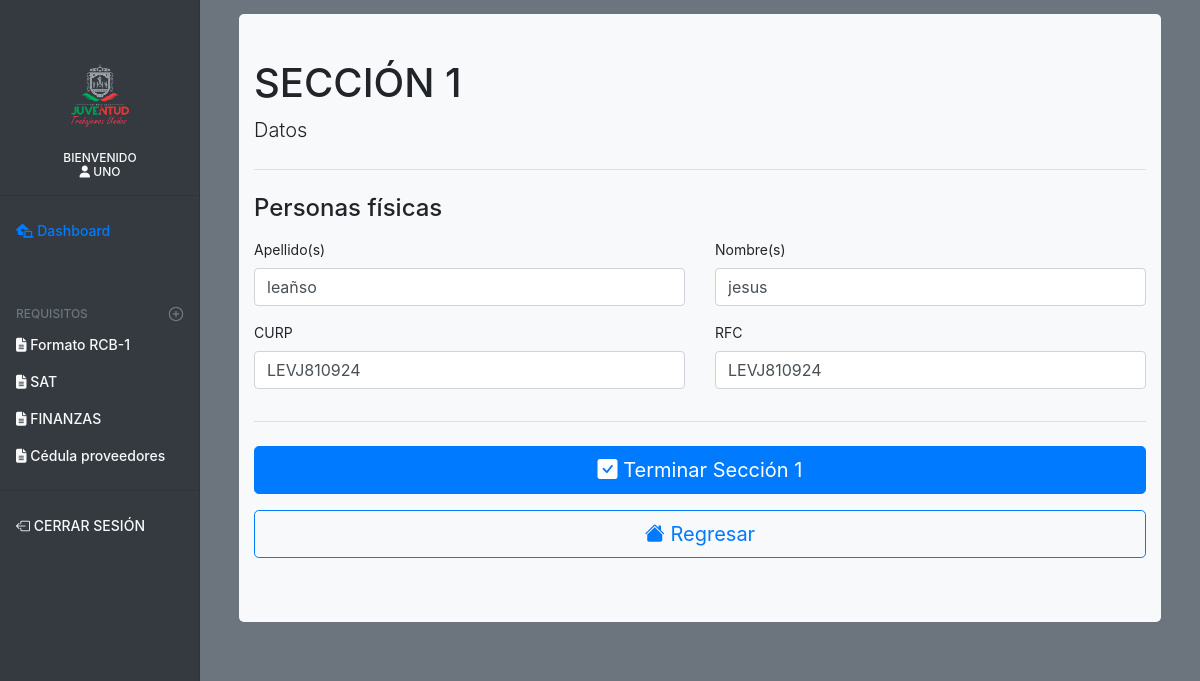
/dashboard/editar_seccion1.php (signed in), run on the app's committed database.
### tables this page shows
CREATE TABLE `datos` (
  `id` int(11) NOT NULL,
  `id_ext` int(11) NOT NULL,
  `fisc_apellido` varchar(100) DEFAULT NULL,
  `fisc_nombre` varchar(70) DEFAULT NULL,
  `fisc_curp` varchar(20) DEFAULT NULL,
  `rfc` varchar(50) DEFAULT NULL,
  `moral_razon` varchar(100) DEFAULT NULL,
  `moral_denominacion` varchar(100) DEFAULT NULL,
  `moral_archivo_acta` varchar(300) DEFAULT NULL,
  `tipo_usr` int(11) NOT NULL,
  `validacion` int(11) NOT NULL
);

### dashboard/editar_seccion1.php (the view, shortened to what this page needs)
<?php
include('prcd/conn.php');
    $id = $_SESSION['id'];
    $nombre = $_SESSION['nombre'];
?>
<!doctype html>
<html lang="es">
  <head>
    <link rel="stylesheet" href="https://cdn.jsdelivr.net/npm/bootstrap-icons@1.3.0/font/bootstrap-icons.css">
    <link href="css/bootstrap.css" rel="stylesheet">
    <link href="css/form-validation.css" rel="stylesheet">
    <link href="css/dashboard.css" rel="stylesheet">
  </head>
  <body class="bg-secondary">
<div class="container-fluid">
  <div class="row">
    <nav id="sidebarMenu" class="col-md-3 col-lg-2 d-md-block bg-dark sidebar collapse">
      <div class="sidebar-sticky pt-3">
        <ul class="navbar-nav px-3 text-center">
            <li class="align-middle">
                   <img src="../img/logo.png" width="35%" class="" alt="" loading="lazy">
            </li>
        </ul>
        <h6 class="sidebar-heading d-flex justify-content-center text-center align-items-center px-3 mt-4 mb-1 text-muted text-light">
          <span class="text-light">
          bienvenido<br><i class="fas fa-user"></i>
            <?php
              echo utf8_encode($nombre);
            ?>
          </span>
        </h6>
          <hr>
        <ul class="nav flex-column">
           <li class="nav-item">
            <a class="nav-link active" href="dashboard.php">
              <i class="fas fa-laptop-house"></i>
              Dashboard <span class="sr-only">(current)</span>
            </a>
          </li>
          <h6 class="sidebar-heading d-flex justify-content-between align-items-center px-3 mt-4 mb-1 text-muted">
            <span>Requisitos</span>
            <a class="d-flex align-items-center text-muted" href="dashboard.php" aria-label="Add a new report">
              <span data-feather="plus-circle"></span>
            </a>
          </h6>
          <li class="nav-item">
            <a class="nav-link text-light" href="#">
              <i class="fas fa-file-alt"></i> Formato RCB-1
            </a>
          </li>
          <li class="nav-item">
            <a class="nav-link text-light" href="#">
              <i class="fas fa-file-alt"></i> SAT
            </a>
          </li>
          <li class="nav-item">
            <a class="nav-link text-light" href="#">
              <i class="fas fa-file-alt"></i> FINANZAS
            </a>
          </li>
          <li class="nav-item">
            <a class="nav-link text-light" href="#">
              <i class="fas fa-file-alt"></i> Cédula proveedores
            </a>
          </li>
          <li class="nav-item">
            <hr style="color: dimgrey;">
            <a class="nav-link text-light" href="prcd/sort.php"><i class="bi bi-box-arrow-left"></i> CERRAR SESIÓN</a>
          </li>
        </ul>
    </nav>
    <main role="main" class="col-md-9 ml-sm-auto col-lg-10 px-md-4 bg-secondary" style="background-color:#eaeef4; height:100%;">
      <div class="d-flex justify-content-between flex-wrap flex-md-nowrap align-items-center pt-3 mb-3 ">
      </div>
    <div class="container-fluid ">
      <div class="jumbotron jumbotron-fluid " style="background-color:#f8f9fa; width:100%;border-radius:5px;  margin-top:25px; padding-top:45px;">
        <div class="container-fluid">
          <h1 class="h1">SECCIÓN 1</h1>
          <p class="lead">Datos</p>
          <hr class="my-4">
      <?php
        $personas_fisicas = "SELECT * FROM datos WHERE id_ext = $id";
        $resultado_fisica= $conn->query($personas_fisicas);
        $row_fisica = $resultado_fisica->fetch_assoc();
      ?>
        <div class="row">
                <div class="col-md-12 order-md-1">
            <h4 class="mb-3">Personas físicas</h4>
            <form action="prcd/proceso_seccion_1.php" class="needs-validation" method="POST">
                <div class="row">
                <div class="col-md-6 mb-3">
                    <label for="firstName">Apellido(s)</label>
                    <input type="text" class="form-control" id="apellido" name="apellido" placeholder="" value="<?php echo $row_fisica['fisc_apellido'] ?>" required>
                </div>
                <div class="col-md-6 mb-3">
                    <label for="lastName">Nombre(s)</label>
                    <input type="text" class="form-control" id="nombre" name="nombre" placeholder="" value="<?php echo $row_fisica['fisc_nombre'] ?>" required>
                </div>
                <div class="col-md-6 mb-3">
                    <label for="firstName">CURP</label>
                    <input type="text" class="form-control" id="curp" name="curp" placeholder="" value="<?php echo $row_fisica['fisc_curp'] ?>" required>
                </div>
                <div class="col-md-6 mb-3">
                    <label for="lastName">RFC</label>
                    <input type="text" class="form-control" id="rfc" name="rfc" placeholder="" value="<?php echo $row_fisica['rfc'] ?>" required>
                </div>
                </div>
                <hr class="mb-4">
                <p><button class="btn btn-primary btn-lg btn-block" type="button" data-bs-toggle="modal" data-bs-target="#exampleModal"><i class="bi bi-check-square-fill"></i> Terminar Sección 1</button></p>
                <a type="button" class="btn btn-outline-primary btn-lg btn-block" href="seccion1_tipo.php"><i class="bi bi-house-fill"></i> Regresar</a>
            </form>
            </div>
        </div>
        </div>
      </div>
      </div>
    </main>
  </div>
</div>
        <script src="css/dashboard.js"></script></body>
</html>

### dashboard/css/dashboard.css (style rules this page uses)
body { font-size: .875rem; background-color:#eaeef4; }
.feather { width: 16px; height: 16px; vertical-align: text-bottom; }
.sidebar { position: fixed; top: 0; bottom: 0; left: 0; z-index: 100; padding: 48px 0 0; box-shadow: inset -1px 0 0 rgba(0, 0, 0, .1); }
.sidebar-sticky { position: relative; top: 0; height: calc(100vh - 48px); padding-top: .5rem; overflow-x: hidden; overflow-y: auto; }
.sidebar .nav-link { font-weight: 500; color: #333; }
.sidebar .nav-link.active { color: #007bff; }
.sidebar-heading { font-size: .75rem; text-transform: uppercase; }

### data on the page
datos: apellido "leañso", nombre "jesus", curp "LEVJ810924", rfc "LEVJ810924"

### other printed values
utf8_encode($nombre) "UNO"
